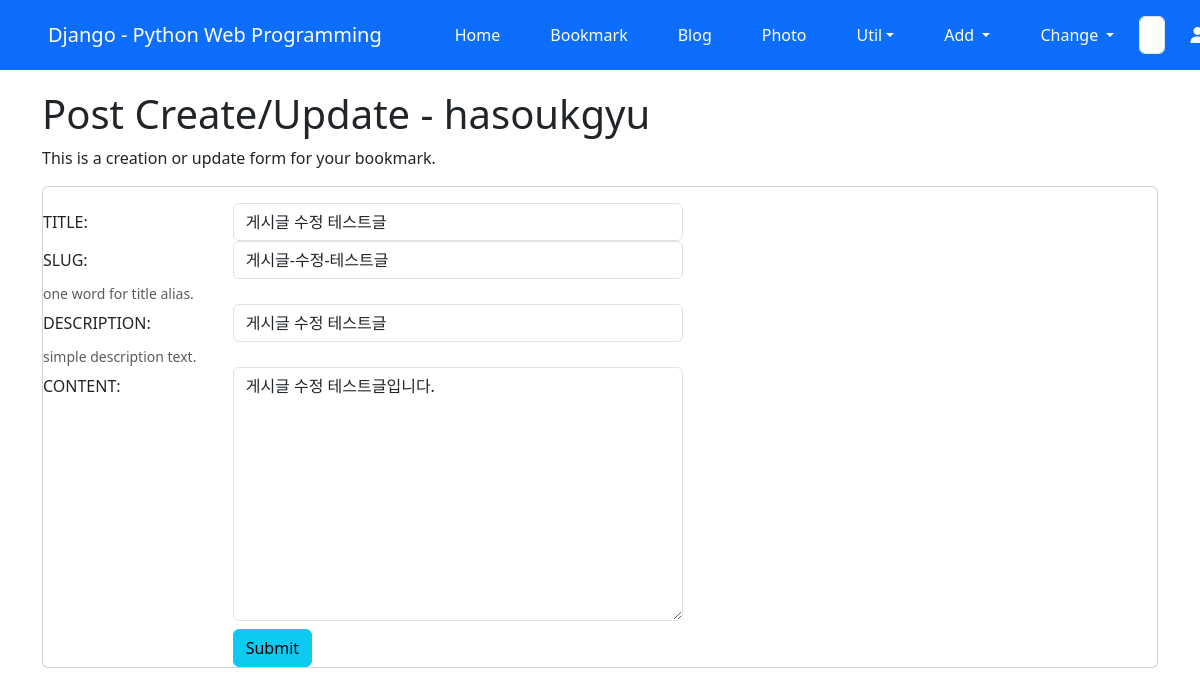
/blog/5/update/ (signed in), run on the app's committed database.
### blog/models.py (models this page shows, shortened)
class Post(models.Model):
    title = models.CharField(verbose_name='TITLE', max_length=50)
    slug = models.SlugField('SLUG', unique=True, allow_unicode=True, help_text='one word for title alias.')
    description = models.CharField('DESCRIPTION', max_length=100, blank=True, help_text='simple description text.')
    content = models.TextField('CONTENT')
    create_dt = models.DateTimeField('CREATE DATE', auto_now_add=True)
    modify_dt = models.DateTimeField('MODIFY DATE', auto_now=True)
    tags = TaggableManager(blank=True)
    owner = models.ForeignKey(User, on_delete=models.CASCADE, verbose_name='OWNER', blank=True, null=True)
    class Meta:
        verbose_name = 'post'
        verbose_name_plural = 'posts'
        db_table = 'blog_posts'
        ordering = ('-modify_dt',)

### blog/views.py (the view)
class PostUpdateView(OwnerOnlyMixin, UpdateView):
    model = Post
    fields = ['title', 'slug', 'description', 'content', 'tags']
    success_url = reverse_lazy('blog:index')

### mysite/views.py (called while the page is built)
    def dispatch(self, request, *args, **kwargs):
        obj = self.get_object()
        if request.user != obj.owner:
            return self.handle_no_permission()
        return super().dispatch(request, *args, **kwargs)

### blog/templates/blog/post_form.html (shortened to what this page needs)
{% extends "base.html" %}
{% load widget_tweaks %}
{% block content %}
  <h1>Post Create/Update - {{user}}</h1>
  <p class="font-italic">This is a creation or update form for your bookmark.</p>
  <form action="." method="post" class="card pt-3">{% csrf_token %}
    <div class="form-group row">
      {{ form.title|add_label_class:"col-form-label col-sm-2 ml-3 font-weight-bold" }}
      <div class="col-sm-5">
        {{ form.title|add_class:"form-control"|attr:"autofocus" }}
      </div>
    </div>
    <div class="form-group row">
      {{ form.slug|add_label_class:"col-form-label col-sm-2 ml-3 font-weight-bold" }}
      <div class="col-sm-5">
        {{ form.slug|add_class:"form-control"|attr:"readonly" }}
      </div>
        <small class="form-text text-muted">{{ form.slug.help_text }}</small>
    </div>
    <div class="form-group row">
      {{ form.description|add_label_class:"col-form-label col-sm-2 ml-3 font-weight-bold" }}
      <div class="col-sm-5">
        {{ form.description|add_class:"form-control" }}
      </div>
        <small class="form-text text-muted">{{ form.description.help_text }}</small>
    </div>
    <div class="form-group row">
      {{ form.content|add_label_class:"col-form-label col-sm-2 ml-3 font-weight-bold" }}
      <div class="col-sm-5">
        {{ form.content|add_class:"form-control" }}
      </div>
    </div>
    <div class="form-group row">
    </div>
    <div class="form-group row">
      <div class="offset-sm-2 col-sm-5">
        <input type="submit" value="Submit" class="btn btn-info"/>
      </div>
    </div>
  </form>
{% endblock %}

### data on the page
Post: title|add_label_class "TITLE:", title "게시글 수정 테스트글", slug|add_label_class "SLUG:", slug "게시글-수정-테스트글", description|add_label_class "DESCRIPTION:", description "게시글 수정 테스트글", content|add_label_class "CONTENT:", content "게시글 수정 테스트글입니다."

### other printed values
{{ user }} "hasoukgyu"
